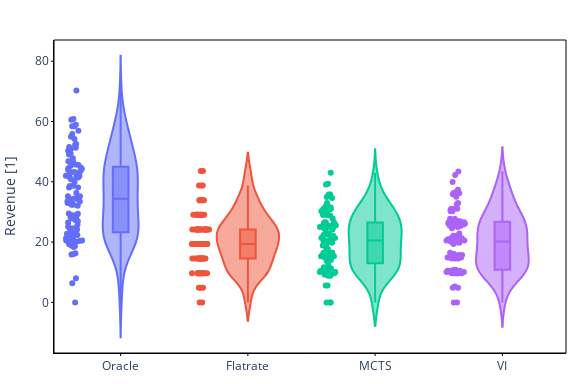

Notebook code for this chart:
### Markdown cell above
## Violin plot - revenue distribution for each method

### Code cell
df_box = df[df.expected_res==4]
# sort by runner
df_box = df_box.sort_values("runner")
fig = px.violin(df_box, x="runner", y="r", box=True, points="all", color="runner")
# fig.update_traces(meanline_visible=True, width=0.7)
fig.update_layout(
    xaxis_title=None,
    width=576,  # 6 inches * 96 pixels/inch
    height=384,  # 4 inches * 96 pixels/inch (or adjust based on your needs)
    showlegend=False,
    plot_bgcolor='rgba(0, 0, 0, 0)',  # Transparent background inside the plot
    paper_bgcolor='rgba(0, 0, 0, 0)',  # Transparent background outside the plot
    margin=dict(l=10, r=10, t=40, b=10),  # Adjust margins to make space for border
    xaxis=dict(
        showline=True,  # Show x-axis line
        linewidth=1,  # Set line width
        linecolor='black',  # Set line color
        # dash='dash',  # Make x-axis line dashed
        ticks='outside',  # Move ticks outside the plot
        ticklen=2,  # Length of the tick marks
        tickwidth=1,  # Width of the tick marks
        tickcolor='black',  # Color of the tick marks
    ),
    yaxis=dict(
        showline=True,  # Show y-axis line
        linewidth=1,  # Set line width
        linecolor='black',  # Set line color
        # dash='dash',  # Make y-axis line dashed
        ticks='outside',  # Move ticks outside the plot
        ticklen=2,  # Length of the tick marks
        tickwidth=1,  # Width of the tick marks
        tickcolor='black',  # Color of the tick marks
        title="Revenue [1]"
    ),
    # Optional: Add border around the entire plot area
    shapes=[dict(
        type='rect',
        x0=0, y0=0, x1=1, y1=1,
        xref='paper', yref='paper',
        line=dict(color='black', width=1)
    )]
)
fig.write_image(FIGROOT/"violin_revenue.pdf")
fig.show()

### Figure 1 — Plotly figure (JSON) as saved in the notebook; plotly's stock layout.template omitted (floating-point values rounded to 4 significant figures)
{"data": [{"alignmentgroup": "True", "box": {"visible": true}, "hovertemplate": "runner=%{x}<br>r=%{y}<extra></extra>", "legendgroup": "Oracle", "marker": {"color": "#636efa"}, "name": "Oracle", "offsetgroup": "Oracle", "orientation": "v", "points": "all", "scalegroup": "True", "showlegend": true, "x": ["Oracle", "Oracle", "Oracle", "Oracle", "Oracle", "Oracle", "Oracle", "Oracle", "Oracle", "Oracle", "Oracle", "Oracle", "Oracle", "Oracle", "Oracle", "Oracle", "Oracle", "Oracle", "Oracle", "Oracle", "Oracle", "Oracle", "Oracle", "Oracle", "Oracle", "Oracle", "Oracle", "Oracle", "Oracle", "Oracle", "Oracle", "Oracle", "Oracle", "Oracle", "Oracle", "Oracle", "Oracle", "Oracle", "Oracle", "Oracle", "Oracle", "Oracle", "Oracle", "Oracle", "Oracle", "Oracle", "Oracle", "Oracle", "Oracle", "Oracle", "Oracle", "Oracle", "Oracle", "Oracle", "Oracle", "Oracle", "Oracle", "Oracle", "Oracle", "Oracle", "Oracle", "Oracle", "Oracle", "Oracle", "Oracle", "Oracle", "Oracle", "Oracle", "Oracle", "Oracle", "Oracle", "Oracle", "Oracle", "Oracle", "Oracle", "Oracle", "Oracle", "Oracle", "Oracle", "Oracle", "Oracle", "Oracle", "Oracle", "Oracle", "Oracle", "Oracle", "Oracle", "Oracle", "Oracle", "Oracle", "Oracle", "Oracle", "Oracle", "Oracle", "Oracle", "Oracle", "Oracle", "Oracle", "Oracle", "Oracle"], "x0": " ", "xaxis": "x", "y": [42.17, 34.17, 33.29, 42.82, 22.68, 33.58, 20.31, 20.51, 15.87, 34.57, 47.79, 6.366, 50.1, 25.17, 44.25, 60.58, 27.36, 43.23, 58.4, 41.9, 46.65, 22.35, 51.29, 28.45, 21.84, 52.23, 21.87, 20.52, 22.91, 26.48, 24.18, 50.29, 42.05, 49.08, 29.38, 51.01, 43.89, 60.83, 35.19, 55.82, 32.95, 70.25, 49.4, 22.8, 41.53, 51.56, 24.58, 38.65, 38.73, 32.36, 28.89, 19.26, 21.28, 44.5, 52.52, 34.36, 18.79, 58.89, 39.9, 20.52, 54.22, 46.81, 41.42, 27.94, 38.13, 43.49, 24.6, 45.78, 16.29, 54.92, 45.33, 40.84, 58.47, 15.98, 36.3, 23.62, 18.38, 33.49, 29.52, 35.18, 20.36, 45.61, 56.98, 26.89, 20.15, 28.23, 25.76, 38.09, 34.41, 41.57, 8.023, 43.21, 33.48, 32.36, 44.65, 18.69, 0.0, 22.45, 32.02, 21.1], "y0": " ", "yaxis": "y", "type": "violin"}, {"alignmentgroup": "True", "box": {"visible": true}, "hovertemplate": "runner=%{x}<br>r=%{y}<extra></extra>", "legendgroup": "Flatrate", "marker": {"color": "#EF553B"}, "name": "Flatrate", "offsetgroup": "Flatrate", "orientation": "v", "points": "all", "scalegroup": "True", "showlegend": true, "x": ["Flatrate", "Flatrate", "Flatrate", "Flatrate", "Flatrate", "Flatrate", "Flatrate", "Flatrate", "Flatrate", "Flatrate", "Flatrate", "Flatrate", "Flatrate", "Flatrate", "Flatrate", "Flatrate", "Flatrate", "Flatrate", "Flatrate", "Flatrate", "Flatrate", "Flatrate", "Flatrate", "Flatrate", "Flatrate", "Flatrate", "Flatrate", "Flatrate", "Flatrate", "Flatrate", "Flatrate", "Flatrate", "Flatrate", "Flatrate", "Flatrate", "Flatrate", "Flatrate", "Flatrate", "Flatrate", "Flatrate", "Flatrate", "Flatrate", "Flatrate", "Flatrate", "Flatrate", "Flatrate", "Flatrate", "Flatrate", "Flatrate", "Flatrate", "Flatrate", "Flatrate", "Flatrate", "Flatrate", "Flatrate", "Flatrate", "Flatrate", "Flatrate", "Flatrate", "Flatrate", "Flatrate", "Flatrate", "Flatrate", "Flatrate", "Flatrate", "Flatrate", "Flatrate", "Flatrate", "Flatrate", "Flatrate", "Flatrate", "Flatrate", "Flatrate", "Flatrate", "Flatrate", "Flatrate", "Flatrate", "Flatrate", "Flatrate", "Flatrate", "Flatrate", "Flatrate", "Flatrate", "Flatrate", "Flatrate", "Flatrate", "Flatrate", "Flatrate", "Flatrate", "Flatrate", "Flatrate", "Flatrate", "Flatrate", "Flatrate", "Flatrate", "Flatrate", "Flatrate", "Flatrate", "Flatrate", "Flatrate"], "x0": " ", "xaxis": "x", "y": [9.688, 19.38, 19.38, 19.38, 19.38, 14.53, 24.22, 14.53, 14.53, 9.688, 19.38, 29.06, 0.0, 33.91, 19.38, 29.06, 33.91, 14.53, 24.22, 33.91, 19.38, 29.06, 9.688, 24.22, 19.38, 24.22, 9.688, 19.38, 14.53, 14.53, 9.688, 9.688, 14.53, 29.06, 24.22, 29.06, 19.38, 29.06, 24.22, 38.75, 24.22, 29.06, 19.38, 43.6, 33.91, 9.688, 19.38, 33.91, 33.91, 19.38, 9.688, 14.53, 43.6, 14.53, 14.53, 24.22, 24.22, 24.22, 9.688, 29.06, 24.22, 14.53, 4.844, 38.75, 29.06, 14.53, 24.22, 29.06, 14.53, 24.22, 9.688, 29.06, 24.22, 19.38, 33.91, 19.38, 19.38, 38.75, 9.688, 24.22, 19.38, 19.38, 9.688, 24.22, 9.688, 14.53, 14.53, 24.22, 14.53, 24.22, 24.22, 4.844, 19.38, 9.688, 24.22, 29.06, 4.844, 0.0, 19.38, 24.22], "y0": " ", "yaxis": "y", "type": "violin"}, {"alignmentgroup": "True", "box": {"visible": true}, "hovertemplate": "runner=%{x}<br>r=%{y}<extra></extra>", "legendgroup": "MCTS", "marker": {"color": "#00cc96"}, "name": "MCTS", "offsetgroup": "MCTS", "orientation": "v", "points": "all", "scalegroup": "True", "showlegend": true, "x": ["MCTS", "MCTS", "MCTS", "MCTS", "MCTS", "MCTS", "MCTS", "MCTS", "MCTS", "MCTS", "MCTS", "MCTS", "MCTS", "MCTS", "MCTS", "MCTS", "MCTS", "MCTS", "MCTS", "MCTS", "MCTS", "MCTS", "MCTS", "MCTS", "MCTS", "MCTS", "MCTS", "MCTS", "MCTS", "MCTS", "MCTS", "MCTS", "MCTS", "MCTS", "MCTS", "MCTS", "MCTS", "MCTS", "MCTS", "MCTS", "MCTS", "MCTS", "MCTS", "MCTS", "MCTS", "MCTS", "MCTS", "MCTS", "MCTS", "MCTS", "MCTS", "MCTS", "MCTS", "MCTS", "MCTS", "MCTS", "MCTS", "MCTS", "MCTS", "MCTS", "MCTS", "MCTS", "MCTS", "MCTS", "MCTS", "MCTS", "MCTS", "MCTS", "MCTS", "MCTS", "MCTS", "MCTS", "MCTS", "MCTS", "MCTS", "MCTS", "MCTS", "MCTS", "MCTS", "MCTS", "MCTS", "MCTS", "MCTS", "MCTS", "MCTS", "MCTS", "MCTS", "MCTS", "MCTS", "MCTS", "MCTS", "MCTS", "MCTS", "MCTS", "MCTS", "MCTS", "MCTS", "MCTS", "MCTS", "MCTS"], "x0": " ", "xaxis": "x", "y": [5.623, 20.15, 24.92, 21.33, 15.31, 21.33, 29.44, 9.6, 0.0, 22.1, 24.18, 11.22, 14.93, 15.29, 16.1, 39.07, 31.0, 11.24, 21.32, 8.854, 25.27, 9.271, 25.01, 8.821, 14.89, 5.623, 22.47, 26.49, 28.93, 10.08, 22.48, 15.69, 24.96, 20.56, 14.09, 30.98, 29.0, 29.43, 25.41, 30.2, 0.0, 18.87, 29.43, 25.28, 16.47, 12.33, 35.8, 18.9, 20.93, 16.46, 9.688, 31.01, 24.13, 10.8, 31.38, 39.34, 20.13, 30.61, 24.99, 43.03, 22.85, 10.47, 27.81, 32.95, 25.76, 28.85, 15.29, 9.271, 11.62, 17.62, 15.29, 11.24, 9.271, 10.08, 31.75, 24.53, 10.08, 26.55, 10.84, 30.24, 22.07, 34.63, 26.17, 13.7, 25.58, 15.29, 35.77, 0.0, 34.93, 15.67, 31.77, 18.07, 20.53, 19.77, 15.31, 26.51, 16.46, 10.47, 9.271, 19.75], "y0": " ", "yaxis": "y", "type": "violin"}, {"alignmentgroup": "True", "box": {"visible": true}, "hovertemplate": "runner=%{x}<br>r=%{y}<extra></extra>", "legendgroup": "VI", "marker": {"color": "#ab63fa"}, "name": "VI", "offsetgroup": "VI", "orientation": "v", "points": "all", "scalegroup": "True", "showlegend": true, "x": ["VI", "VI", "VI", "VI", "VI", "VI", "VI", "VI", "VI", "VI", "VI", "VI", "VI", "VI", "VI", "VI", "VI", "VI", "VI", "VI", "VI", "VI", "VI", "VI", "VI", "VI", "VI", "VI", "VI", "VI", "VI", "VI", "VI", "VI", "VI", "VI", "VI", "VI", "VI", "VI", "VI", "VI", "VI", "VI", "VI", "VI", "VI", "VI", "VI", "VI", "VI", "VI", "VI", "VI", "VI", "VI", "VI", "VI", "VI", "VI", "VI", "VI", "VI", "VI", "VI", "VI", "VI", "VI", "VI", "VI", "VI", "VI", "VI", "VI", "VI", "VI", "VI", "VI", "VI", "VI", "VI", "VI", "VI", "VI", "VI", "VI", "VI", "VI", "VI", "VI", "VI", "VI", "VI", "VI", "VI", "VI", "VI", "VI", "VI", "VI"], "x0": " ", "xaxis": "x", "y": [20.17, 0.0, 5.24, 30.62, 27.34, 9.688, 21.31, 4.844, 27.73, 26.17, 15.72, 9.688, 15.32, 16.48, 39.93, 25.41, 9.688, 19.77, 20.56, 26.97, 10.48, 25.77, 10.48, 26.93, 19.38, 15.72, 25.79, 9.688, 22.1, 14.93, 25.41, 20.17, 9.688, 26.95, 31.03, 10.48, 30.25, 22.86, 31.01, 9.688, 20.17, 25.01, 21.34, 10.86, 14.53, 35.89, 4.844, 14.53, 20.95, 24.62, 10.47, 10.86, 36.24, 42.27, 14.93, 30.65, 25.8, 43.41, 25.41, 30.25, 10.48, 31.04, 27.71, 26.55, 14.53, 10.08, 10.47, 14.93, 14.93, 15.72, 10.08, 14.93, 22.08, 37.39, 9.688, 35.89, 32.55, 20.17, 35.08, 26.2, 9.688, 36.64, 25.41, 10.08, 36.28, 0.0, 15.32, 32.93, 10.48, 15.31, 16.1, 20.56, 14.93, 19.77, 20.55, 15.71, 26.58, 10.08, 20.96, 21.34], "y0": " ", "yaxis": "y", "type": "violin"}], "layout": {"xaxis": {"anchor": "y", "domain": [0.0, 1.0], "title": {}, "categoryorder": "array", "categoryarray": ["Oracle", "Flatrate", "MCTS", "VI"], "showline": true, "linewidth": 1, "linecolor": "black", "ticks": "outside", "ticklen": 2, "tickwidth": 1, "tickcolor": "black"}, "yaxis": {"anchor": "x", "domain": [0.0, 1.0], "title": {"text": "Revenue [1]"}, "showline": true, "linewidth": 1, "linecolor": "black", "ticks": "outside", "ticklen": 2, "tickwidth": 1, "tickcolor": "black"}, "legend": {"title": {"text": "runner"}, "tracegroupgap": 0}, "margin": {"t": 40, "l": 10, "r": 10, "b": 10}, "violinmode": "overlay", "width": 576, "height": 384, "showlegend": false, "plot_bgcolor": "rgba(0, 0, 0, 0)", "paper_bgcolor": "rgba(0, 0, 0, 0)", "shapes": [{"line": {"color": "black", "width": 1}, "type": "rect", "x0": 0, "x1": 1, "xref": "paper", "y0": 0, "y1": 1, "yref": "paper"}]}}
